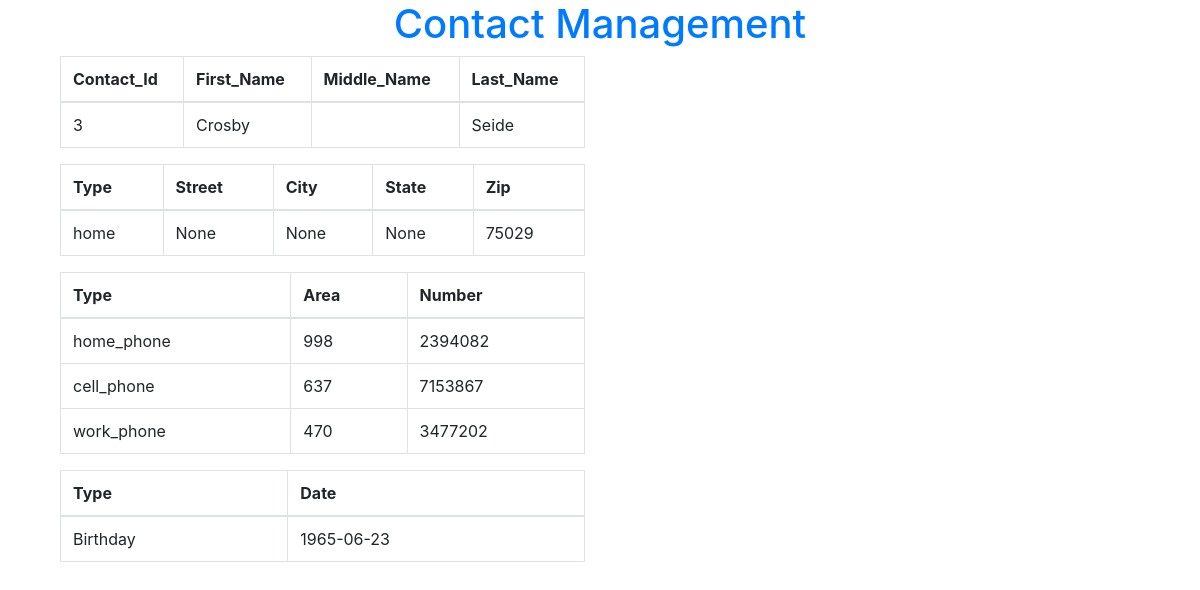
The app's page /contact/3/ with its own data.
### contact_app/models.py (models this page shows, shortened)
class Contact(models.Model):
    Contact_id = models.AutoField(primary_key=True)
    Fname = models.CharField(max_length=50)
    Mname = models.CharField(max_length=50,blank=True)
    Lname = models.CharField(max_length=50)

class Address(models.Model):
    Address_id = models.AutoField(primary_key=True)
    Contact_id = models.ForeignKey('Contact', on_delete=models.CASCADE,db_column="Contact_id")
    Address_type = models.CharField(max_length=50,null=True)
    Street = models.CharField(max_length=100,blank=True,null=True)
    City = models.CharField(max_length=50,blank=True,null=True)
    State = models.CharField(max_length=50,blank=True,null=True)
    Zip = models.IntegerField(blank=True,null=True)

class Phone(models.Model):
    Phone_id = models.AutoField(primary_key=True)
    Contact_id = models.ForeignKey('Contact', on_delete=models.CASCADE,db_column="Contact_id")
    Phone_type = models.CharField(max_length=50,blank=True,null=True)
    Area_code = models.IntegerField(blank=True,null=True)
    Number = models.IntegerField(blank=True,null=True)

class Date(models.Model):
    Date_id = models.AutoField(primary_key=True)
    Contact_id = models.ForeignKey('Contact', on_delete=models.CASCADE,db_column="Contact_id")
    Date_type = models.CharField(max_length=50,blank=True)
    Date = models.DateTimeField(blank=True,null=True)

### contact_app/views.py (the view)
# urls.py: path('contact/<int:pk>/', views.contact_detail, name='contact_detail'),
def contact_detail(request, pk):
    try:
        cont_obj = Contact.objects.filter(Contact_id=pk)
        address_obj = Address.objects.filter(Contact_id=pk)
        phone_obj = Phone.objects.filter(Contact_id=pk)
        date_obj = Date.objects.filter(Contact_id=pk)
        result = {'contact': cont_obj, "address": address_obj, "phone": phone_obj, "date": date_obj}
    except Contact.DoesNotExist:
        raise Http404('Contact not found')
    return render(request, 'contact.html', result)

### contact_app/templates/contact.html
{% extends 'base.html' %}
{% block content %}
<div class="col-md-6">
<table class="table table-bordered table-md">
  <thead>
    <tr>
      <th scope="col">Contact_Id</th>
      <th scope="col">First_Name</th>
      <th scope="col">Middle_Name</th>
      <th scope="col">Last_Name</th>
    </tr>
  </thead>
  <tbody>
    {%for c in contact%}
    <tr>
      <td>{{c.Contact_id}}</td>
      <td>{{c.Fname}}</td>
      <td>{{c.Mname}}</td>
      <td>{{c.Lname}}</td>
    </tr>
    {%endfor%}
  </tbody>
</table>
</div>
<div class="col-md-6">
<table class="table table-bordered table-md">
  <thead>
    <tr>
      <th scope="col">Type</th>
      <th scope="col">Street</th>
      <th scope="col">City</th>
      <th scope="col">State</th>
      <th scope="col">Zip</th>
    </tr>
  </thead>
  <tbody>
    {%for p in address%}
    <tr>
      <td>{{p.Address_type}}</td>
      <td>{{p.Street}}</td>
      <td>{{p.City}}</td>
      <td>{{p.State}}</td>
      <td>{{p.Zip}}</td>
    </tr>
    {%endfor%}
  </tbody>
</table>
</div>
<div class="col-md-6">
<table class="table table-bordered table-md">
  <thead>
    <tr>
      <th scope="col">Type</th>
      <th scope="col">Area</th>
      <th scope="col">Number</th>
    </tr>
  </thead>
  <tbody>
    {%for p in phone%}
    <tr>
      <td>{{p.Phone_type}}</td>
      <td>{{p.Area_code}}</td>
      <td>{{p.Number}}</td>
    </tr>
    {%endfor%}
  </tbody>
</table>
</div>
<div class="col-md-6">
<table class="table table-bordered table-md">
  <thead>
    <tr>
      <th scope="col">Type</th>
      <th scope="col">Date</th>
    </tr>
  </thead>
  <tbody>
    {%for d in date%}
    <tr>
      <td>{{d.Date_type}}</td>
      <td>{{d.Date|date:'Y-m-d'}}</td>
    </tr>
    {%endfor%}
  </tbody>
</table>
</div>
{% endblock %}

### records on screen
Contact: Contact_id "3", Fname "Crosby", Lname "Seide"
Address: Address_type "home", Street "None", City "None", State "None", Zip "75029"
Phone: Phone_type "home_phone", Area_code "998", Number "2394082"
Phone: Phone_type "cell_phone", Area_code "637", Number "7153867"
Phone: Phone_type "work_phone", Area_code "470", Number "3477202"
Date: Date_type "Birthday", Date "1965-06-23"
